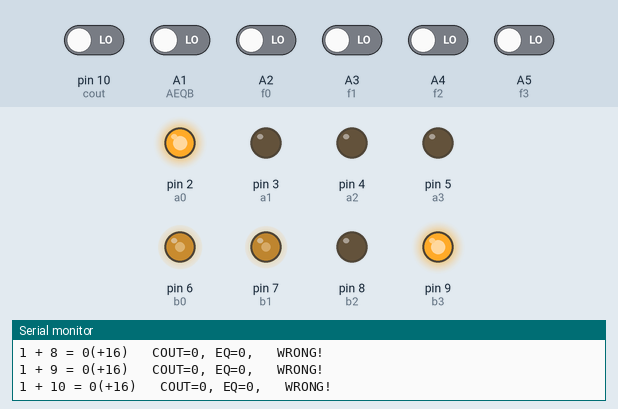
Simulated run of this sketch. Board: Arduino Uno, built with avr-gcc and run on an emulated ATmega328P. Shown: output pins drawn as LEDs (lit = HIGH), the last lines printed to the serial monitor. The test bench sets the inputs (shaded band); at power-on: A1 (AEQB), A2 (f0), A3 (f1), A4 (f2), A5 (f3), pin 10 (cout) LOW. Pins used as bus, display or sensor lines are not drawn.

Above: at 0.1 s.
At 0.7 s:
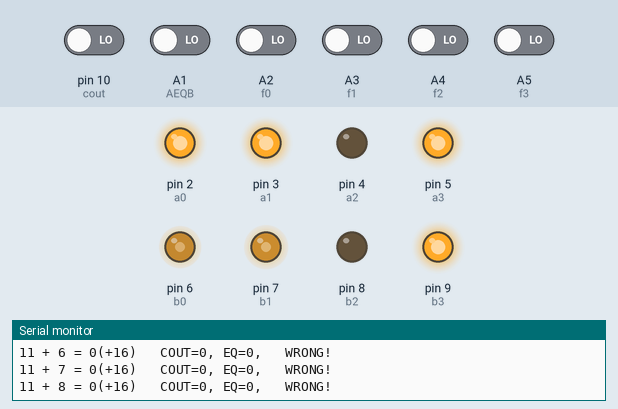
At 1.1 s:
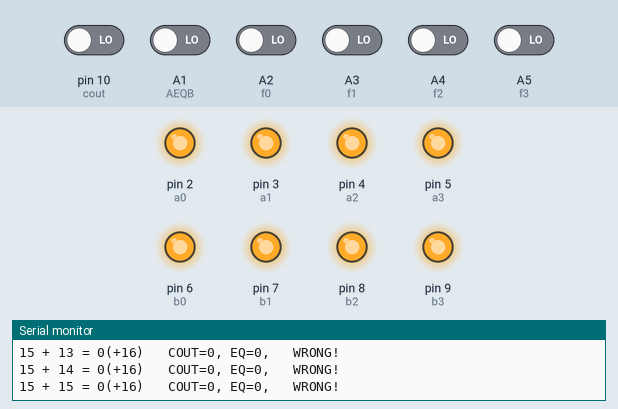
Timing chart, 0 to 2.6 s (numbered marks = the images above):
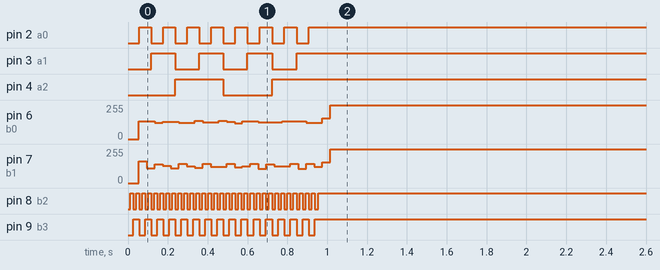

The sketch:

alu181test.ino
```cpp
/*** OUTPUTS ***/
// input a
#define a0 2
#define a1 3
#define a2 4
#define a3 5

// input b
#define b0 6
#define b1 7
#define b2 8
#define b3 9

// Function select
#define s0 11
#define s1 12
#define s2 13
#define s3 A0

/*** INPUTS ***/
// Result output
#define f0 A2
#define f1 A3
#define f2 A4
#define f3 A5

// Carry out
#define cout 10  // A6 funker ikke som input

// Equals out
#define AEQB A1  // A7 funker ikke som input


void setup() {
  Serial.begin(115200);

  // OUTPUT PINS
  pinMode(a0,OUTPUT);
  pinMode(a1,OUTPUT);
  pinMode(a2,OUTPUT);
  pinMode(a3,OUTPUT);

  pinMode(b0,OUTPUT);
  pinMode(b1,OUTPUT);
  pinMode(b2,OUTPUT);
  pinMode(b3,OUTPUT);


  pinMode(s0,OUTPUT);
  pinMode(s1,OUTPUT);
  pinMode(s2,OUTPUT);
  pinMode(s3,OUTPUT);

  // INPUT PINS
  pinMode(f0,INPUT);
  pinMode(f1,INPUT);
  pinMode(f2,INPUT);
  pinMode(f3,INPUT);

  pinMode(cout,INPUT);

  pinMode(AEQB,INPUT);

  //testSigned();
  testUnsigned();
}

void testSigned() {
  for (int a=-8;a<=7;a++) {
    for (int b=-8;b<=7;b++) {
      //testAddSigned(a,b);
      testAddSigned(a,b);
    }
  }
}

void testUnsigned() {
  for (int a=0;a<16;a++) {
    for (int b=0;b<16;b++) {
      testAddUnsigned(a,b);
    }
  }
}


// Requires MODE=LOW (arithmetic), CIN=HIGH (for no carry, since carry is inverted)
void testAddSigned(int a, int b) {
  setA(a);
  setB(b);
  setFunction(0B1001);
  delay(1);
  int result=getResult(true);
  Serial.print(a);
  Serial.print(" + ");
  Serial.print(b);
  Serial.print(" = ");
  Serial.print(result);
  Serial.print("   ");
  Serial.print("COUT=");
  bool carryOut=getCout();
  Serial.print(carryOut);
  Serial.print(", EQ=");
  Serial.print(getEquals());
  Serial.print(",   ");
  bool correctResult=(result==a+b);
  if (correctResult) {
    Serial.print("CORRECT  ");
  } else {
    Serial.print("WRONG!   ");
  }
  bool a_msb=((a&8)==8);
  bool b_msb=((b&8)==8);
  bool r_msb=((result&8)==8);
  bool overflow=!(a_msb ^ b_msb) & (a_msb ^ r_msb);
  if (overflow) {
    Serial.println("overflow!");
  } else {
    Serial.println();
  }
  if (correctResult==overflow) {
    Serial.println("ERROR!!!!");
  }
}


// Requires MODE=LOW (arithmetic), CIN=HIGH (for no carry, since carry is inverted)
void testAddUnsigned(int a, int b) {
  setA(a);
  setB(b);
  setFunction(0B1001);
  delay(1);
  int result=getResult(false);
  Serial.print(a);
  Serial.print(" + ");
  Serial.print(b);
  Serial.print(" = ");
  bool carryOut=getCout();
  Serial.print(result);
  if (!carryOut) {
    Serial.print("(+16)");
  }
  Serial.print("   ");
  Serial.print("COUT=");
  Serial.print(carryOut);
  Serial.print(", EQ=");
  Serial.print(getEquals());
  Serial.print(",   ");
  int cval=carryOut?0:16;
  bool correctResult=(result+cval==a+b);
  if (correctResult) {
    Serial.println("CORRECT  ");
  } else {
    Serial.println("WRONG!   ");
  }
}


void setA(int val) {
  digitalWrite(a0,(val & 1)==1);
  digitalWrite(a1,(val & 2)==2);
  digitalWrite(a2,(val & 4)==4);
  digitalWrite(a3,(val & 8)==8);
}

void setB(int val) {
  digitalWrite(b0,(val & 1)==1);
  digitalWrite(b1,(val & 2)==2);
  digitalWrite(b2,(val & 4)==4);
  digitalWrite(b3,(val & 8)==8);
}

void setFunction(int val) {
  digitalWrite(s0,(val & 1)==1);
  digitalWrite(s1,(val & 2)==2);
  digitalWrite(s2,(val & 4)==4);
  digitalWrite(s3,(val & 8)==8);
}

bool getCout() {
  return digitalRead(cout);
}

bool getEquals() {
  return digitalRead(AEQB);
}

int getResult(bool asSigned) {
  int result=digitalRead(f3);
  if (result==1 && asSigned) {
    result=-1;
  }
  result<<=1;
  result|=digitalRead(f2);
  result<<=1;
  result|=digitalRead(f1);
  result<<=1;
  result|=digitalRead(f0);
  return result;
}

void loop() {

}
```
